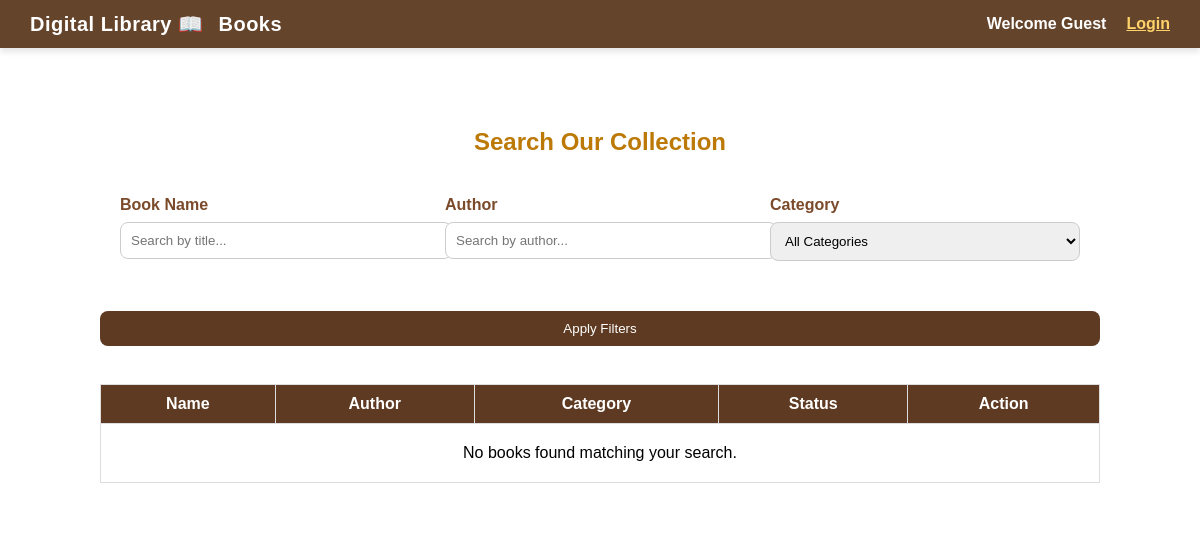
/search/, run on an earlier commit of the app's database.
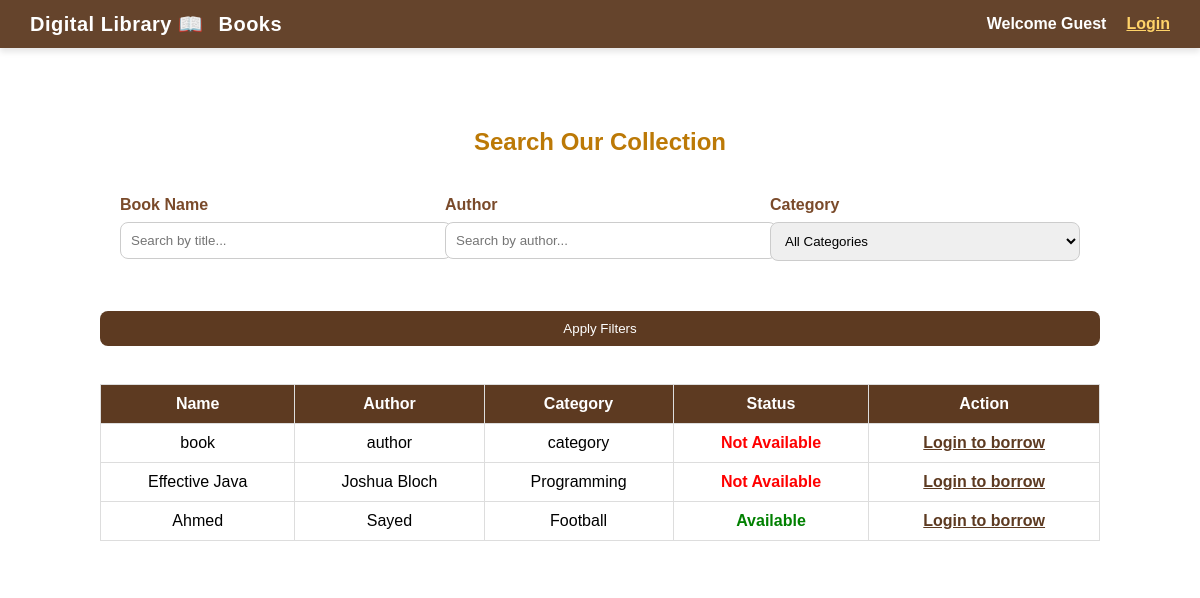
And on a later commit of the database.
### accounts/models.py (models this page shows, shortened)
class Book(models.Model):
    title = models.CharField(max_length=200)
    author = models.CharField(max_length=100)
    category = models.CharField(max_length=100, blank=True, default='General')
    description = models.TextField(blank=True, null=True)
    status = models.BooleanField(default=True)  # True = Available

### accounts/views.py (the view)
# urls.py: path('search/', views.search_books, name='search_books'),
def search_books(request):
    query = request.GET.get('q', '').strip()
    author = request.GET.get('author', '').strip()
    category = request.GET.get('category', '').strip()
    books = Book.objects.all()
    if query:
        books = books.filter(title__icontains=query)
    if author:
        books = books.filter(author__icontains=author)
    if category:
        books = books.filter(category__icontains=category)
    categories = Book.objects.values_list('category', flat=True).distinct()
    context = {
        'books': books,
        'categories': categories,
        'query': query,
        'author': author,
        'selected_category': category,
    }
    return render(request, 'accounts/search_books.html', context)

### accounts/templates/accounts/search_books.html (shortened to what this page needs)
{% load static %}
<!doctype html>
<html lang="en">
<head>
  <link rel="stylesheet" href="{% static 'css/style.css' %}">
  <link rel="stylesheet" href="https://cdnjs.cloudflare.com/ajax/libs/font-awesome/6.4.0/css/all.min.css" />
</head>
<body>
  <div class="navbar">
    <div class="nav-left">
      <a href="{% url 'home' %}">Digital Library 📖</a>
      <a href="{% url 'search_books' %}">Books</a>
    </div>
    <div class="user-info">
      {% if user.is_authenticated %}
        <img src="{% static 'images/' %}{{ user.profile.image|default:'avtar1.jpg' }}" id="userAvatar" style="width:35px; height:35px; border-radius:50%; object-fit:cover;" />
        <span id="usernameDisplay">Welcome, {{ user.username }}</span>
        <a href="{% url 'logout' %}" id="logoutLink" style="color: #ffd369; margin-left: 10px; font-weight: bold;">Logout</a>
      {% else %}
        <span id="usernameDisplay">Welcome Guest</span>
        <a href="{% url 'login' %}" style="color: #ffd369; margin-left: 10px; font-weight: bold;">Login</a>
      {% endif %}
    </div>
  </div>
  <div class="container" style="width: 85%; margin: 30px auto;">
    <h2 style="color: rgb(188, 121, 6); text-align: center;">Search Our Collection</h2>
    <div class="search-section" style="background: rgba(255,255,255,0.9); padding: 20px; border-radius: 15px; display: grid; grid-template-columns: repeat(auto-fit, minmax(200px, 1fr)); gap: 15px;">
      <div class="search-box">
        <label>Book Name</label>
        <input type="text" id="nameSearch" value="{{ query }}" placeholder="Search by title..." />
      </div>
      <div class="search-box">
        <label>Author</label>
        <input type="text" id="authorSearch" value="{{ author }}" placeholder="Search by author..." />
      </div>
      <div class="search-box">
        <label>Category</label>
        <select id="categorySearch">
          <option value="">All Categories</option>
        </select>
      </div>
    </div>
    <button id="searchBtn" style="margin-top: 15px;">Apply Filters</button>
    <br><br>
    <table id="booksTable" style="width: 100%; border-collapse: collapse; margin-top: 20px;">
      <thead>
        <tr>
          <th style="background:#5d3a21; color:white; padding:10px;">Name</th>
          <th style="background:#5d3a21; color:white; padding:10px;">Author</th>
          <th style="background:#5d3a21; color:white; padding:10px;">Category</th>
          <th style="background:#5d3a21; color:white; padding:10px;">Status</th>
          <th style="background:#5d3a21; color:white; padding:10px;">Action</th>
        </tr>
      </thead>
      <tbody id="booksTableBody">
        {% for book in books %}
        <tr style="cursor: pointer; text-align: center; border-bottom: 1px solid #ddd;" onclick="showDesc('{{ book.description|escapejs }}')">
          <td style="padding: 10px;">{{ book.title }}</td>
          <td style="padding: 10px;">{{ book.author }}</td>
          <td style="padding: 10px;">{{ book.category }}</td>
          <td style="color:{% if book.status %}green{% else %}red{% endif %}; font-weight:bold; padding: 10px;">
            {% if book.status %}Available{% else %}Not Available{% endif %}
          </td>
          <td style="padding: 10px;">
            {% if user.is_authenticated %}
              {% if book.status %}
                <form method="POST" action="{% url 'borrow_book' book.id %}" style="margin:0;">
                  {% csrf_token %}
                  <button type="submit" style="background:#5d3a21; color:white; border:none; padding:5px 10px; border-radius:5px; cursor:pointer;">Borrow</button>
                </form>
              {% else %}
                <button disabled style="background:#ccc; color:white; border:none; padding:5px 10px; border-radius:5px;">Unavailable</button>
              {% endif %}
            {% else %}
              <a href="{% url 'login' %}" style="color: #5d3a21; font-weight: bold;">Login to borrow</a>
            {% endif %}
          </td>
        </tr>
        {% empty %}
        <tr>
          <td colspan="5" style="text-align:center; padding: 20px;">No books found matching your search.</td>
        </tr>
        {% endfor %}
      </tbody>
    </table>
  </div>
</body>
</html>

### accounts/static/css/style.css (style rules this page uses)
body { background-image: url("../images/Library.png"); background-size: cover; background-position: center; background-repeat: no-repeat; background-attachment: fixed; margin: 0; font-family: Arial, sans-serif; }
.navbar { background: rgba(93, 58, 33, 0.95); display: flex; justify-content: space-between; align-items: center; padding: 12px 30px; color: #fff; box-shadow: 0 4px 6px rgba(0,0,0,0.1); }
.nav-left { display: flex; align-items: center; gap: 15px; }
.nav-left a, .navbar a.brand { color: white; text-decoration: none; font-size: 20px; font-weight: bold; letter-spacing: 0.5px; transition: color 0.3s; }
.user-info { display: flex; align-items: center; gap: 10px; }
.user-info span { color: white; font-weight: bold; }
.form-group input, .form-group select, .form-group textarea, input[type="text"], input[type="number"], select, textarea { width: 100%; padding: 10px; border-radius: 8px; border: 1px solid #ccc; margin-bottom: 15px; }
.form-group label, label { font-weight: bold; display: block; margin-bottom: 8px; color: #7a4a2a; }
button { width: 100%; background: #5d3a21; color: white; padding: 10px; border: none; border-radius: 8px; cursor: pointer; }
.container { max-width: 1000px; margin: 50px auto; background: rgba(255, 255, 255, 0.92); padding: 30px; border-radius: 15px; }
table { width: 100%; border-collapse: collapse; margin-top: 20px; }
th, td { border: 1px solid #ddd; padding: 12px; text-align: center; vertical-align: middle; }
th { background: #5d3a21; color: white; }

What changed in the data, as far as the page shows it:
added Book: title "book", author "author", category "category", status "Not Available"
added Book: title "Effective Java", author "Joshua Bloch", category "Programming", status "Not Available"
added Book: title "Ahmed", author "Sayed", category "Football", status "Available"
Also different on the page:
text no longer shown: "No books found matching your search."
